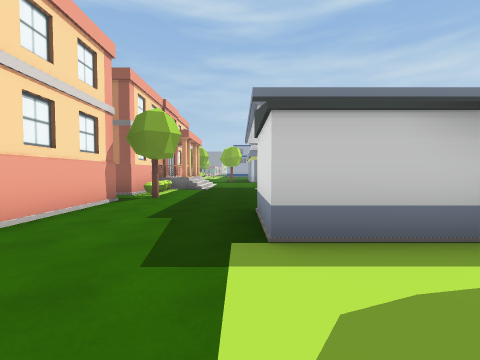
[1] (above)

20 first-person views from a walk through a 3-D level made in the Unity game engine. The camera is 1.4 m above the floor, tilts 2° down and sees 90° across. The floor is counted in squares, 2 m on a side. Each view is taken from the middle of a square. On the plan, view 1 faces up. The plan holds only what a view shows up to about 9 squares ahead; the rest is blank. The place goes on beyond the plan. Some animated figures are left out. Some surface patterns are stand-ins.

[2]
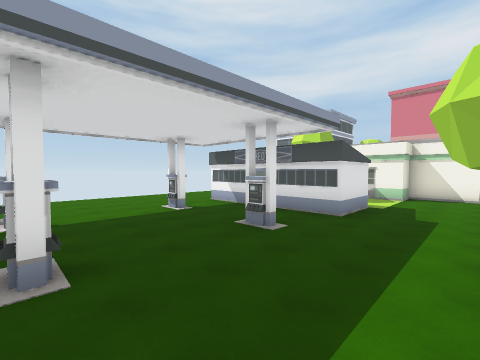

[3]
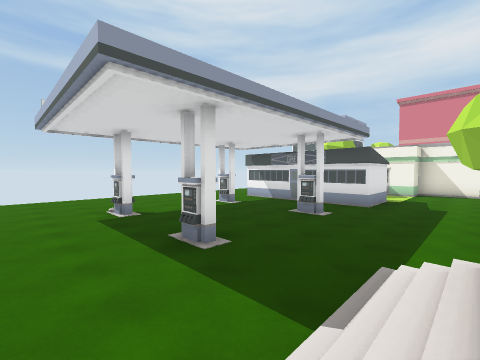

[4]
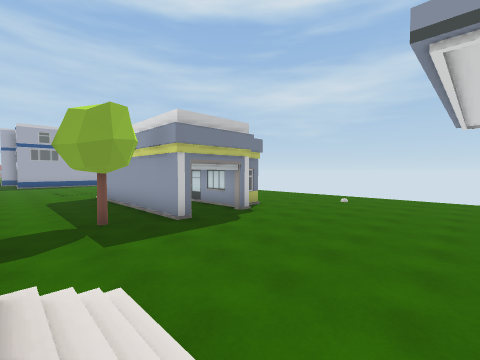

[5]
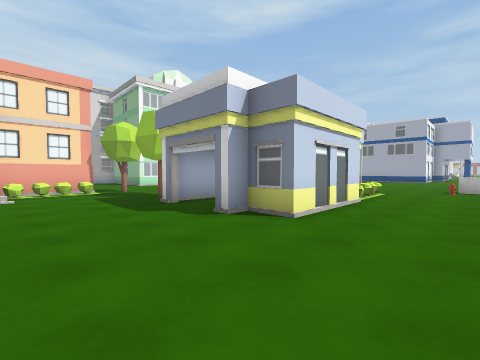

[6]
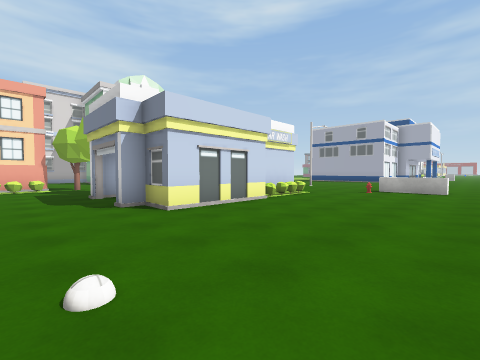

[7]
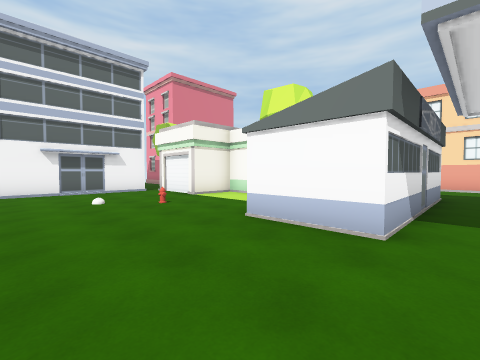

[8]
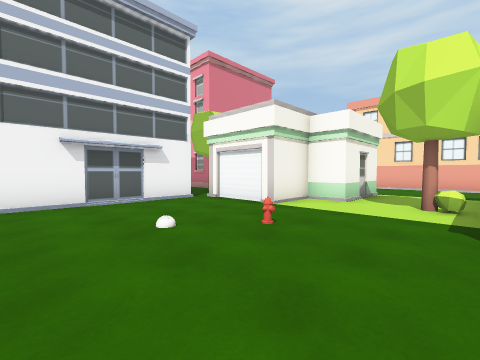

[9]
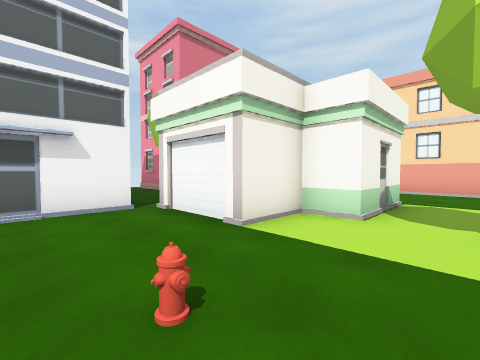

[10]
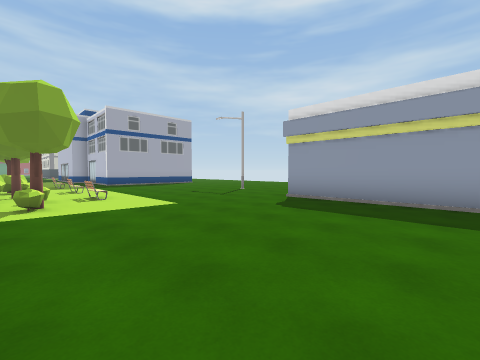

[11]
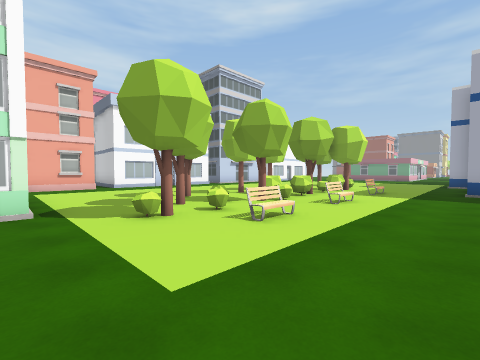

[12]
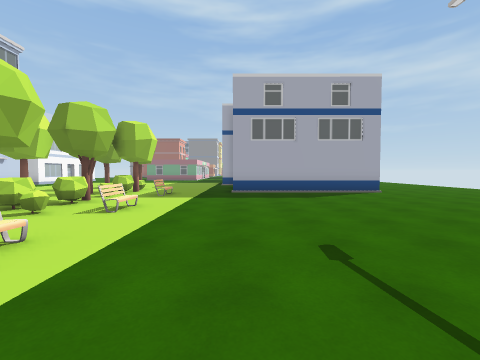

[13]
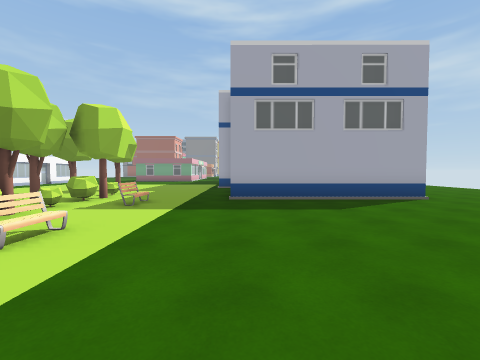

[14]
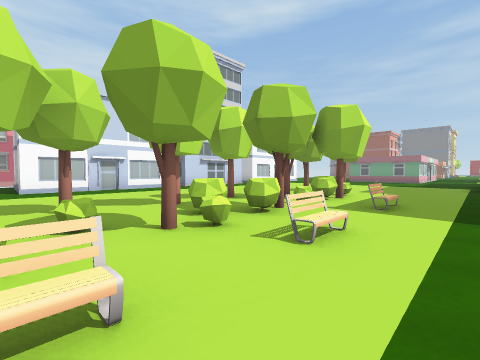

[15]
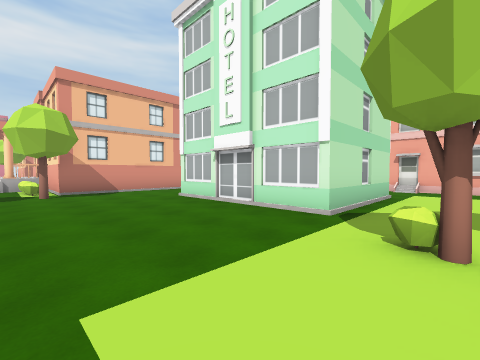

[16]
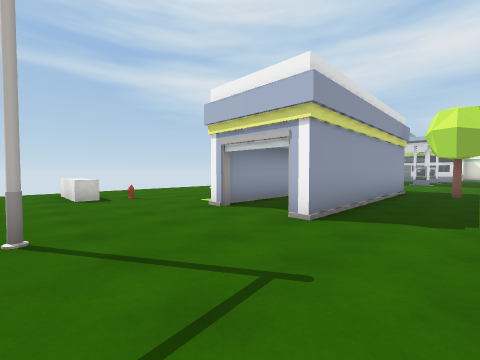

[17]
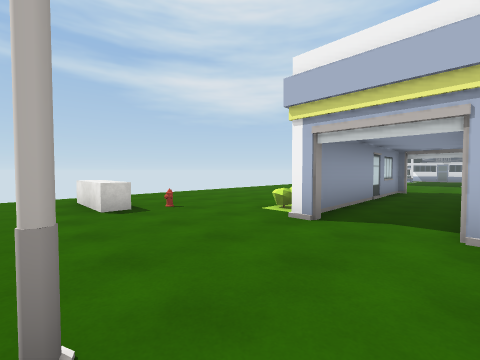

[18]
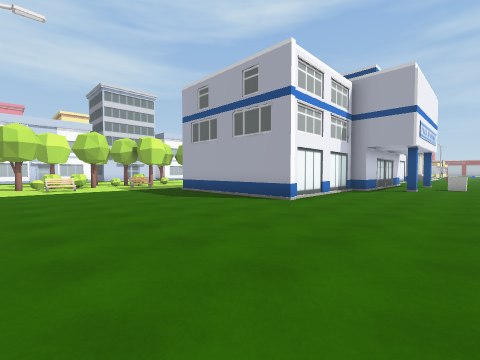

[19]
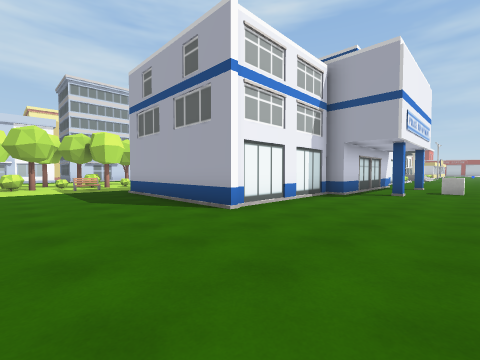

[20]
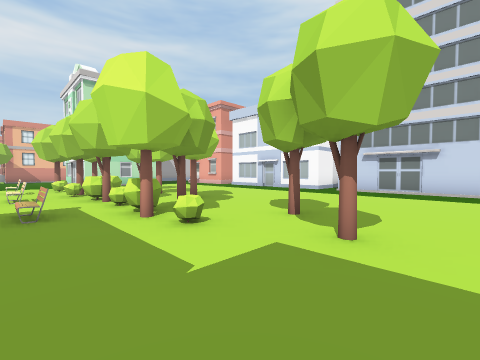

### Floor plan
Key: @ floor where view 1 was taken; # wall or solid block; . floor; / step, stairs or slope; T tree; B bush; H hydrant; E bench; S streetlight; O other object.
Columns run from 14 left of view 1 to 8 right of it. Each row starts with its distance up from view 1.
 35   #..........     O...
 34   #.....T....     ....
 33   #.....T....     ....
 32   #......B...    #....
 31 OO......TBT..#####....
 30   O......B.E..........
 29    ....T.T............
 28   #....T.B.E..........
 27   #......BB...........
 26   #....T.B.............
 25   ......TTBE....S......
 24   O......B.............
 23   #......T.........OOO.
 22   #..O###..............
 21         #......#.#B....
 20         #......#.#O....
 19         #......#.#O....
 18         #......#.##....
 17         .......#.##....
 16         ...T.T.#.O.....
 15         ###B...........
 14            B...........
 13            BB..........
 12             /..........
 11             /..........
 10             /..O..O....
  9            O...........
  8            O...........
  7            O...........
  6            .T..O..O...
  5            #...........
  4            #...#####...
  3            #...#   #...
  2            #...  B.....
  1       O    #...  T.....
  0       O    #..@.. .H...
 -1            #..### .....
 -2                   .....
 -3                   .....
 -4                  ..###O
 -5                 T..
 -6                  .
 -7                 O.

Positions as (right, up) in squares from view 1, and headings:
1: (0, 0), facing up
2: (-2, 10), facing down-right
3: (-2, 12), facing down-right
4: (-2, 11), facing up-right
5: (6, 13), facing up-left
6: (8, 14), facing up-left
7: (8, 5), facing down-left
8: (8, 2), facing down-left
9: (6, 1), facing down-left
10: (-5, 18), facing up-right
11: (-1, 22), facing up-left
12: (-1, 23), facing up
13: (-1, 25), facing up
14: (-2, 25), facing up-left
15: (-2, 24), facing down-left
16: (-1, 25), facing down-right
17: (1, 25), facing down-right
18: (7, 26), facing up-left
19: (7, 28), facing up-left
20: (-3, 35), facing down-left
